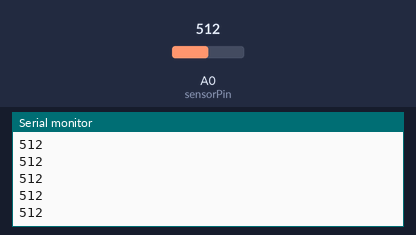
The sketch below on a simulated Arduino Uno, built with avr-gcc and run on an emulated ATmega328P. Shown: the last lines printed to the serial monitor. Inputs (shaded band) come from the test bench; at power-on: A0 (sensorPin) = 512.

Above: at 1.2 s.
1.3 s: A0 (sensorPin) set to 716
At 1.37 s:
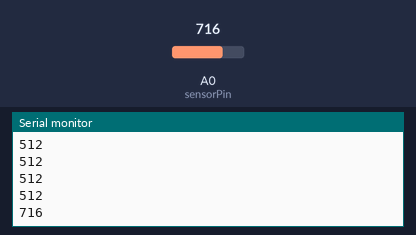
2.8 s: A0 (sensorPin) set to 900
At 2.83 s:
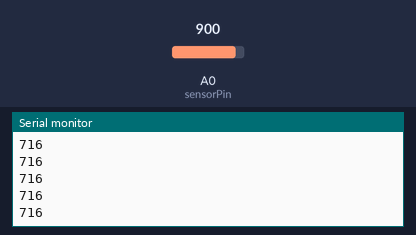
Timing chart, 0 to 5.8 s (numbered marks = the images above; inputs shaded):
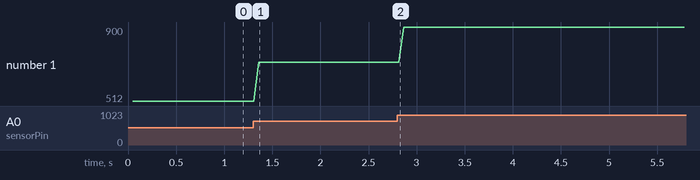

The sketch:

LowesGroveDemo.ino
```cpp
int sensorPin = A0;   // select the input pin for the potentiometer
int sensorValue = 0;  // variable to store the value coming from the sensor

void setup() {
  // declare the ledPin as an OUTPUT:
  Serial.begin(9600);
}

void loop() {
  // read the value from the sensor:
  sensorValue = analogRead(sensorPin);
  delay(50);
  Serial.println(sensorValue);
}
```

Measured:
- after the input at 1.3 s, the serial monitor: prints a new line after 0.06 s (image 1)
- plotted number 1: 512 → 716 after the input at 1.3 s, 716 → 900 after the input at 2.8 s
